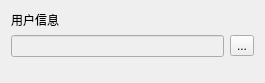
<?xml version="1.0" encoding="UTF-8"?>
<ui version="4.0">
 <class>mainWndClass</class>
 <widget class="QWidget" name="mainWndClass">
  <property name="geometry">
   <rect>
    <x>0</x>
    <y>0</y>
    <width>265</width>
    <height>83</height>
   </rect>
  </property>
  <property name="windowTitle">
   <string>mainWnd</string>
  </property>
  <layout class="QHBoxLayout" name="horizontalLayout_2">
   <item>
    <layout class="QVBoxLayout" name="verticalLayout">
     <item>
      <widget class="QLabel" name="label">
       <property name="sizePolicy">
        <sizepolicy hsizetype="Preferred" vsizetype="Fixed">
         <horstretch>0</horstretch>
         <verstretch>0</verstretch>
        </sizepolicy>
       </property>
       <property name="text">
        <string>用户信息</string>
       </property>
      </widget>
     </item>
     <item>
      <layout class="QHBoxLayout" name="horizontalLayout">
       <item>
        <widget class="QLineEdit" name="editInfo">
         <property name="enabled">
          <bool>false</bool>
         </property>
         <property name="sizePolicy">
          <sizepolicy hsizetype="Expanding" vsizetype="Fixed">
           <horstretch>0</horstretch>
           <verstretch>0</verstretch>
          </sizepolicy>
         </property>
         <property name="minimumSize">
          <size>
           <width>200</width>
           <height>0</height>
          </size>
         </property>
        </widget>
       </item>
       <item>
        <widget class="QToolButton" name="btnSetting">
         <property name="text">
          <string>...</string>
         </property>
        </widget>
       </item>
      </layout>
     </item>
     <item>
      <spacer name="verticalSpacer">
       <property name="orientation">
        <enum>Qt::Vertical</enum>
       </property>
       <property name="sizeHint" stdset="0">
        <size>
         <width>20</width>
         <height>40</height>
        </size>
       </property>
      </spacer>
     </item>
    </layout>
   </item>
  </layout>
 </widget>
 <layoutdefault spacing="6" margin="11"/>
 <resources>
  <include location="mainwnd.qrc"/>
 </resources>
 <connections/>
</ui>
